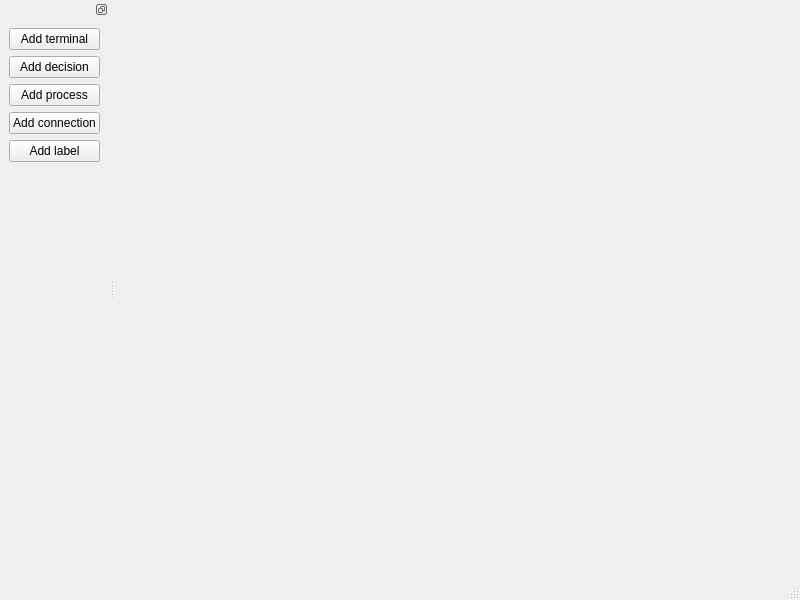
<?xml version="1.0" encoding="UTF-8"?>
<ui version="4.0">
 <class>MainWindow</class>
 <widget class="QMainWindow" name="MainWindow">
  <property name="geometry">
   <rect>
    <x>0</x>
    <y>0</y>
    <width>800</width>
    <height>600</height>
   </rect>
  </property>
  <property name="windowTitle">
   <string>Flowchart Editor</string>
  </property>
  <property name="windowIcon">
   <iconset>
    <normaloff>miem-logo.ico</normaloff>miem-logo.ico</iconset>
  </property>
  <widget class="QWidget" name="centralwidget">
   <layout class="QGridLayout" name="gridLayout_2">
    <item row="0" column="0">
     <layout class="QGridLayout" name="graphicsLayout"/>
    </item>
   </layout>
  </widget>
  <widget class="QMenuBar" name="menubar">
   <property name="geometry">
    <rect>
     <x>0</x>
     <y>0</y>
     <width>800</width>
     <height>26</height>
    </rect>
   </property>
  </widget>
  <widget class="QStatusBar" name="statusbar"/>
  <widget class="QDockWidget" name="Toolbar">
   <property name="sizePolicy">
    <sizepolicy hsizetype="Preferred" vsizetype="Preferred">
     <horstretch>0</horstretch>
     <verstretch>0</verstretch>
    </sizepolicy>
   </property>
   <property name="features">
    <set>QDockWidget::DockWidgetFloatable|QDockWidget::DockWidgetMovable</set>
   </property>
   <attribute name="dockWidgetArea">
    <number>1</number>
   </attribute>
   <widget class="QWidget" name="dockWidgetContents_3">
    <property name="sizePolicy">
     <sizepolicy hsizetype="Preferred" vsizetype="Preferred">
      <horstretch>0</horstretch>
      <verstretch>0</verstretch>
     </sizepolicy>
    </property>
    <layout class="QGridLayout" name="gridLayout_3">
     <item row="0" column="0">
      <layout class="QVBoxLayout" name="verticalLayout">
       <property name="sizeConstraint">
        <enum>QLayout::SetFixedSize</enum>
       </property>
       <item>
        <widget class="QPushButton" name="addTerminalBtn">
         <property name="text">
          <string>Add terminal</string>
         </property>
        </widget>
       </item>
       <item>
        <widget class="QPushButton" name="addDecisionBtn">
         <property name="text">
          <string>Add decision</string>
         </property>
        </widget>
       </item>
       <item>
        <widget class="QPushButton" name="pushButton">
         <property name="text">
          <string>Add process</string>
         </property>
        </widget>
       </item>
       <item>
        <widget class="QPushButton" name="addConnectionBtn">
         <property name="text">
          <string>Add connection</string>
         </property>
        </widget>
       </item>
       <item>
        <widget class="QPushButton" name="addLabelBtn">
         <property name="text">
          <string>Add label</string>
         </property>
        </widget>
       </item>
      </layout>
     </item>
     <item row="1" column="0">
      <spacer name="verticalSpacer">
       <property name="orientation">
        <enum>Qt::Vertical</enum>
       </property>
       <property name="sizeHint" stdset="0">
        <size>
         <width>20</width>
         <height>40</height>
        </size>
       </property>
      </spacer>
     </item>
    </layout>
   </widget>
  </widget>
 </widget>
 <resources/>
 <connections/>
</ui>
